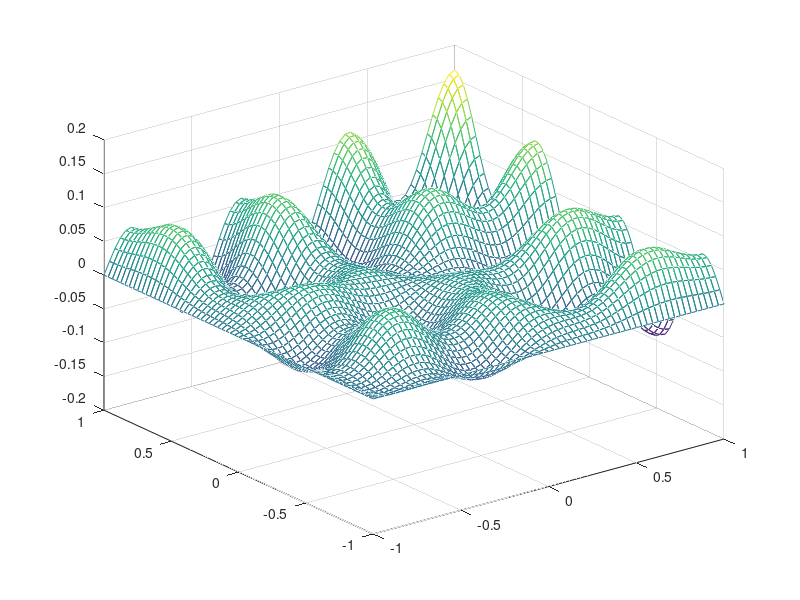

MATLAB code to generate this figure:
clear;clc;close all;
a=-1;
b=1;
m=64;            % number of subintervals per dimension
h=(b-a)/m;       % mesh size
ne=m^2;          % number of elements (squares)
n=(m+1)^2;       % number of vertices
coo=zeros(n,2);  % coordinate matrix
con=zeros(ne,4); % connectivity matrix
t=(a:h:b)';
for i=1:(m+1)
    idx=(i-1)*(m+1)+1:i*(m+1);
    coo(idx,1)=t;
    coo(idx,2)=a+(i-1)*h;
end
idx=1;
for i=1:m
    for j=1:m
        con(idx,:)=[j j+1 j+m+2 j+m+1]+(i-1)*(m+1);
        idx=idx+1;
    end
end
south=1:m+1;
west=(m+2):(m+1):((m+1)^2-2*m-1);
north=south+(m+1)*m;
east=west+m;
% bounds=[south north west east]; % Dirichlet (0) on all bounds
bounds=[south (m+2):(m+1):((m+1)^2-m)]; % Dirichlet (0) on SW bounds
                                        % Neumann (0) elsewhere
f=5e8;
c=3e8;
k=(2*pi*f)/c;
A=spalloc(n,n,(3*m-2)^2);
b=zeros(n,1);
W=zeros(4);
M=zeros(4);
f=zeros(4,1);
for e=1:ne
    x1=coo(con(e,1),1);
    x2=coo(con(e,2),1);
    x3=coo(con(e,3),1);
    x4=coo(con(e,4),1);
    y1=coo(con(e,1),2);
    y2=coo(con(e,2),2);
    y3=coo(con(e,3),2);
    y4=coo(con(e,4),2);
    y41=y4-y1;
    y12=y1-y2;
    x14=x1-x4;
    x21=x2-x1;
    J=0.25*((x2-x1)*(y4-y1)-(x4-x1)*(y2-y1));
    W(1,1)=(2*x14^2+3*x14*x21+2*x21^2+2*y12^2+3*y12*y41+2*y41^2)/(24*J);
    W(2,2)=(2*x14^2-3*x14*x21+2*x21^2+2*y12^2-3*y12*y41+2*y41^2)/(24*J);
    W(3,3)=(2*x14^2+3*x14*x21+2*x21^2+2*y12^2+3*y12*y41+2*y41^2)/(24*J);
    W(4,4)=(2*x14^2-3*x14*x21+2*x21^2+2*y12^2-3*y12*y41+2*y41^2)/(24*J);
    W(1,2)=-(2*x14^2-x21^2-y12^2+2*y41^2)/(24*J);
    W(1,3)=-(x14^2+3*x14*x21+x21^2+y12^2+3*y12*y41+y41^2)/(24*J);
    W(1,4)=(x14^2-2*x21^2-2*y12^2+y41^2)/(24*J);
    W(2,3)=(x14^2-2*x21^2-2*y12^2+y41^2)/(24*J);
    W(2,4)=-(x14^2-3*x14*x21+x21^2+y12^2-3*y12*y41+y41^2)/(24*J);
    W(3,4)=-(2*x14^2-x21^2-y12^2+2*y41^2)/(24*J);
    W(2,1)=W(1,2); W(3,1)=W(1,3); W(4,1)=W(1,4);
    W(3,2)=W(2,3); W(4,2)=W(2,4);
    W(4,3)=W(3,4);
    M(1,1)=(4*J)/9;
    M(2,2)=(4*J)/9;
    M(3,3)=(4*J)/9;
    M(4,4)=(4*J)/9;
    M(1,2)=(2*J)/9;
    M(1,3)=J/9;
    M(1,4)=(2*J)/9;
    M(2,3)=(2*J)/9;
    M(2,4)=J/9;
    M(3,4)=(2*J)/9;
    M(2,1)=M(1,2); M(3,1)=M(1,3); M(4,1)=M(1,4);
    M(3,2)=M(2,3); M(4,2)=M(2,4);
    M(4,3)=M(3,4);
    f(1)=J;
    f(2)=J;
    f(3)=J;
    f(4)=J;
    for i=1:4
        for j=1:4
            A(con(e,i),con(e,j))=A(con(e,i),con(e,j))-W(i,j)+(k^2)*M(i,j);
        end
        b(con(e,i))=b(con(e,i))+f(i);
    end
end
A(bounds,:)=[];
A(:,bounds)=[];
b(bounds)=[];
x=A\b;
in=setdiff(1:n,bounds);
out=bounds;
xx=zeros(n,1);
xx(in)=x;
xx(out)=0;
figure, trimesh(con,coo(:,1),coo(:,2),xx);
